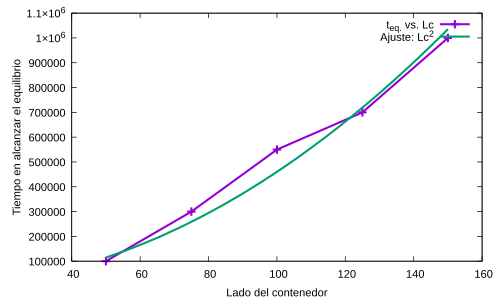

The script that drew this image:
f(x) = A*x**2
fit f(x) 'fig2-2.txt' via A
set xlabel 'Lado del contenedor'
set ylabel 'Tiempo en alcanzar el equilibrio'
set term pdf
set out "fig2-2.pdf"
plot 'fig2-2.txt' w lp lw 3 t 't_e_q_. vs. Lc', f(x) lw 3 t 'Ajuste: Lc^2'
